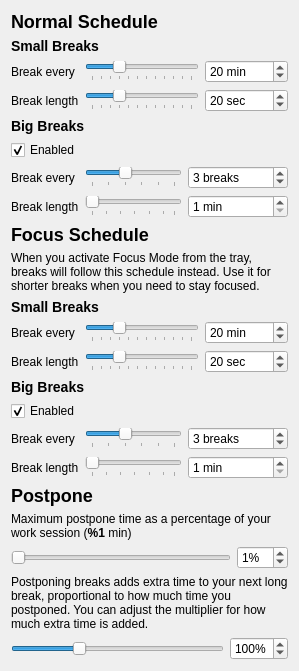
          <widget class="QWidget" name="breakPage">
           <layout class="QVBoxLayout" name="verticalLayout_1">
            <item>
             <widget class="QLabel" name="label_20">
              <property name="text">
               <string>&lt;h2&gt;Normal Schedule&lt;/h2&gt;</string>
              </property>
             </widget>
            </item>
            <item>
             <widget class="QLabel" name="label_21">
              <property name="text">
               <string>&lt;h3&gt;Small Breaks&lt;/h3&gt;</string>
              </property>
             </widget>
            </item>
            <item>
             <layout class="QGridLayout" name="gridLayout_2">
              <item row="1" column="2">
               <widget class="QSpinBox" name="smallBreakForBox">
                <property name="suffix">
                 <string> sec</string>
                </property>
                <property name="minimum">
                 <number>5</number>
                </property>
                <property name="maximum">
                 <number>65535</number>
                </property>
                <property name="value">
                 <number>20</number>
                </property>
               </widget>
              </item>
              <item row="1" column="1">
               <widget class="SteppedSlider" name="smallBreakForSlider">
                <property name="minimum">
                 <number>5</number>
                </property>
                <property name="maximum">
                 <number>60</number>
                </property>
                <property name="singleStep">
                 <number>5</number>
                </property>
                <property name="pageStep">
                 <number>5</number>
                </property>
                <property name="value">
                 <number>20</number>
                </property>
                <property name="orientation">
                 <enum>Qt::Orientation::Horizontal</enum>
                </property>
                <property name="tickPosition">
                 <enum>QSlider::TickPosition::TicksBelow</enum>
                </property>
               </widget>
              </item>
              <item row="1" column="0">
               <widget class="QLabel" name="label_4">
                <property name="toolTip">
                 <string extracomment="Tooltip for &quot;Break length&quot; config (small break)">Duration of small breaks (in seconds)</string>
                </property>
                <property name="text">
                 <string>Break length</string>
                </property>
               </widget>
              </item>
              <item row="0" column="2">
               <widget class="QSpinBox" name="smallBreakEveryBox">
                <property name="suffix">
                 <string> min</string>
                </property>
                <property name="minimum">
                 <number>5</number>
                </property>
                <property name="maximum">
                 <number>65535</number>
                </property>
                <property name="value">
                 <number>20</number>
                </property>
               </widget>
              </item>
              <item row="0" column="1">
               <widget class="SteppedSlider" name="smallBreakEverySlider">
                <property name="minimum">
                 <number>5</number>
                </property>
                <property name="maximum">
                 <number>60</number>
                </property>
                <property name="singleStep">
                 <number>5</number>
                </property>
                <property name="pageStep">
                 <number>5</number>
                </property>
                <property name="value">
                 <number>20</number>
                </property>
                <property name="orientation">
                 <enum>Qt::Orientation::Horizontal</enum>
                </property>
                <property name="tickPosition">
                 <enum>QSlider::TickPosition::TicksBelow</enum>
                </property>
                <property name="tickInterval">
                 <number>0</number>
                </property>
               </widget>
              </item>
              <item row="0" column="0">
               <widget class="QLabel" name="label_3">
                <property name="toolTip">
                 <string extracomment="Tooltip for &quot;Break every&quot; config (small break)">Length of work time between breaks</string>
                </property>
                <property name="text">
                 <string>Break every</string>
                </property>
               </widget>
              </item>
             </layout>
            </item>
            <item>
             <widget class="QLabel" name="label_22">
              <property name="text">
               <string>&lt;h3&gt;Big Breaks&lt;/h3&gt;</string>
              </property>
             </widget>
            </item>
            <item>
             <widget class="QCheckBox" name="bigBreakEnabled">
              <property name="text">
               <string>Enabled</string>
              </property>
              <property name="checked">
               <bool>true</bool>
              </property>
             </widget>
            </item>
            <item>
             <layout class="QGridLayout" name="gridLayout_5">
              <item row="0" column="2">
               <widget class="QSpinBox" name="bigBreakAfterBox">
                <property name="suffix">
                 <string> breaks</string>
                </property>
                <property name="minimum">
                 <number>1</number>
                </property>
                <property name="maximum">
                 <number>65535</number>
                </property>
                <property name="value">
                 <number>3</number>
                </property>
               </widget>
              </item>
              <item row="0" column="0">
               <widget class="QLabel" name="label_5">
                <property name="toolTip">
                 <string extracomment="Tooltip for &quot;Break every&quot; config (big break)">Every so many breaks will be a big break</string>
                </property>
                <property name="text">
                 <string>Break every</string>
                </property>
               </widget>
              </item>
              <item row="1" column="2">
               <widget class="QSpinBox" name="bigBreakForBox">
                <property name="suffix">
                 <string> min</string>
                </property>
                <property name="minimum">
                 <number>1</number>
                </property>
                <property name="maximum">
                 <number>65535</number>
                </property>
               </widget>
              </item>
              <item row="0" column="1">
               <widget class="SteppedSlider" name="bigBreakAfterSlider">
                <property name="minimum">
                 <number>1</number>
                </property>
                <property name="maximum">
                 <number>6</number>
                </property>
                <property name="pageStep">
                 <number>1</number>
                </property>
                <property name="value">
                 <number>3</number>
                </property>
                <property name="orientation">
                 <enum>Qt::Orientation::Horizontal</enum>
                </property>
                <property name="tickPosition">
                 <enum>QSlider::TickPosition::TicksBelow</enum>
                </property>
               </widget>
              </item>
              <item row="1" column="1">
               <widget class="SteppedSlider" name="bigBreakForSlider">
                <property name="minimum">
                 <number>1</number>
                </property>
                <property name="maximum">
                 <number>30</number>
                </property>
                <property name="singleStep">
                 <number>1</number>
                </property>
                <property name="pageStep">
                 <number>1</number>
                </property>
                <property name="value">
                 <number>1</number>
                </property>
                <property name="orientation">
                 <enum>Qt::Orientation::Horizontal</enum>
                </property>
                <property name="tickPosition">
                 <enum>QSlider::TickPosition::TicksBelow</enum>
                </property>
                <property name="tickInterval">
                 <number>5</number>
                </property>
               </widget>
              </item>
              <item row="1" column="0">
               <widget class="QLabel" name="label_6">
                <property name="toolTip">
                 <string extracomment="Tooltip for &quot;Break length&quot; config (big break)">Duration of big breaks (in seconds)</string>
                </property>
                <property name="text">
                 <string>Break length</string>
                </property>
               </widget>
              </item>
             </layout>
            </item>
            <item>
             <widget class="QLabel" name="label_32">
              <property name="text">
               <string>&lt;h2&gt;Focus Schedule&lt;/h2&gt;</string>
              </property>
              <property name="wordWrap">
               <bool>true</bool>
              </property>
             </widget>
            </item>
            <item>
             <widget class="QLabel" name="label_48">
              <property name="text">
               <string>When you activate Focus Mode from the tray, breaks will follow this schedule instead. Use it for shorter breaks when you need to stay focused.</string>
              </property>
              <property name="wordWrap">
               <bool>true</bool>
              </property>
             </widget>
            </item>
            <item>
             <widget class="QLabel" name="label_36">
              <property name="text">
               <string>&lt;h3&gt;Small Breaks&lt;/h3&gt;</string>
              </property>
             </widget>
            </item>
            <item>
             <layout class="QGridLayout" name="gridLayout_13">
              <item row="1" column="2">
               <widget class="QSpinBox" name="focusSmallBreakForBox">
                <property name="suffix">
                 <string> sec</string>
                </property>
                <property name="minimum">
                 <number>5</number>
                </property>
                <property name="maximum">
                 <number>65535</number>
                </property>
                <property name="value">
                 <number>20</number>
                </property>
               </widget>
              </item>
              <item row="1" column="1">
               <widget class="SteppedSlider" name="focusSmallBreakForSlider">
                <property name="minimum">
                 <number>5</number>
                </property>
                <property name="maximum">
                 <number>60</number>
                </property>
                <property name="singleStep">
                 <number>5</number>
                </property>
                <property name="pageStep">
                 <number>5</number>
                </property>
                <property name="value">
                 <number>20</number>
                </property>
                <property name="orientation">
                 <enum>Qt::Orientation::Horizontal</enum>
                </property>
                <property name="tickPosition">
                 <enum>QSlider::TickPosition::TicksBelow</enum>
                </property>
               </widget>
              </item>
              <item row="1" column="0">
               <widget class="QLabel" name="label_39">
                <property name="toolTip">
                 <string extracomment="Tooltip for &quot;Break length&quot; config (small break)">Duration of small breaks (in seconds)</string>
                </property>
                <property name="text">
                 <string>Break length</string>
                </property>
               </widget>
              </item>
              <item row="0" column="2">
               <widget class="QSpinBox" name="focusSmallBreakEveryBox">
                <property name="suffix">
                 <string> min</string>
                </property>
                <property name="minimum">
                 <number>5</number>
                </property>
                <property name="maximum">
                 <number>65535</number>
                </property>
                <property name="value">
                 <number>20</number>
                </property>
               </widget>
              </item>
              <item row="0" column="1">
               <widget class="SteppedSlider" name="focusSmallBreakEverySlider">
                <property name="minimum">
                 <number>5</number>
                </property>
                <property name="maximum">
                 <number>60</number>
                </property>
                <property name="singleStep">
                 <number>5</number>
                </property>
                <property name="pageStep">
                 <number>5</number>
                </property>
                <property name="value">
                 <number>20</number>
                </property>
                <property name="orientation">
                 <enum>Qt::Orientation::Horizontal</enum>
                </property>
                <property name="tickPosition">
                 <enum>QSlider::TickPosition::TicksBelow</enum>
                </property>
                <property name="tickInterval">
                 <number>0</number>
                </property>
               </widget>
              </item>
              <item row="0" column="0">
               <widget class="QLabel" name="label_40">
                <property name="toolTip">
                 <string extracomment="Tooltip for &quot;Break every&quot; config (small break)">Length of work time between breaks</string>
                </property>
                <property name="text">
                 <string>Break every</string>
                </property>
               </widget>
              </item>
             </layout>
            </item>
            <item>
             <widget class="QLabel" name="label_45">
              <property name="text">
               <string>&lt;h3&gt;Big Breaks&lt;/h3&gt;</string>
              </property>
             </widget>
            </item>
            <item>
             <widget class="QCheckBox" name="focusBigBreakEnabled">
              <property name="text">
               <string>Enabled</string>
              </property>
              <property name="checked">
               <bool>true</bool>
              </property>
             </widget>
            </item>
            <item>
             <layout class="QGridLayout" name="gridLayout_14">
              <item row="0" column="2">
               <widget class="QSpinBox" name="focusBigBreakAfterBox">
                <property name="suffix">
                 <string> breaks</string>
                </property>
                <property name="minimum">
                 <number>1</number>
                </property>
                <property name="maximum">
                 <number>65535</number>
                </property>
                <property name="value">
                 <number>3</number>
                </property>
               </widget>
              </item>
              <item row="0" column="0">
               <widget class="QLabel" name="label_46">
                <property name="toolTip">
                 <string extracomment="Tooltip for &quot;Break every&quot; config (big break)">Every so many breaks will be a big break</string>
                </property>
                <property name="text">
                 <string>Break every</string>
                </property>
               </widget>
              </item>
              <item row="1" column="2">
               <widget class="QSpinBox" name="focusBigBreakForBox">
                <property name="suffix">
                 <string> min</string>
                </property>
                <property name="minimum">
                 <number>1</number>
                </property>
                <property name="maximum">
                 <number>65535</number>
                </property>
               </widget>
              </item>
              <item row="0" column="1">
               <widget class="SteppedSlider" name="focusBigBreakAfterSlider">
                <property name="minimum">
                 <number>1</number>
                </property>
                <property name="maximum">
                 <number>6</number>
                </property>
                <property name="pageStep">
                 <number>1</number>
                </property>
                <property name="value">
                 <number>3</number>
                </property>
                <property name="orientation">
                 <enum>Qt::Orientation::Horizontal</enum>
                </property>
                <property name="tickPosition">
                 <enum>QSlider::TickPosition::TicksBelow</enum>
                </property>
               </widget>
              </item>
              <item row="1" column="1">
               <widget class="SteppedSlider" name="focusBigBreakForSlider">
                <property name="minimum">
                 <number>1</number>
                </property>
                <property name="maximum">
                 <number>30</number>
                </property>
                <property name="singleStep">
                 <number>1</number>
                </property>
                <property name="pageStep">
                 <number>1</number>
                </property>
                <property name="value">
                 <number>1</number>
                </property>
                <property name="orientation">
                 <enum>Qt::Orientation::Horizontal</enum>
                </property>
                <property name="tickPosition">
                 <enum>QSlider::TickPosition::TicksBelow</enum>
                </property>
                <property name="tickInterval">
                 <number>5</number>
                </property>
               </widget>
              </item>
              <item row="1" column="0">
               <widget class="QLabel" name="label_47">
                <property name="toolTip">
                 <string extracomment="Tooltip for &quot;Break length&quot; config (big break)">Duration of big breaks (in seconds)</string>
                </property>
                <property name="text">
                 <string>Break length</string>
                </property>
               </widget>
              </item>
             </layout>
            </item>
            <item>
             <widget class="QLabel" name="label_23">
              <property name="text">
               <string>&lt;h2&gt;Postpone&lt;/h2&gt;</string>
              </property>
             </widget>
            </item>
            <item>
             <widget class="DynamicLabel" name="postponeSessionRatioLabel">
              <property name="text">
               <string>Maximum postpone time as a percentage of your work session (&lt;b&gt;%1&lt;/b&gt; min)</string>
              </property>
              <property name="wordWrap">
               <bool>true</bool>
              </property>
             </widget>
            </item>
            <item>
             <layout class="QGridLayout" name="gridLayout_3">
              <property name="verticalSpacing">
               <number>12</number>
              </property>
              <item row="0" column="0">
               <widget class="QSlider" name="postponeMaxMinuteSlider">
                <property name="minimum">
                 <number>1</number>
                </property>
                <property name="orientation">
                 <enum>Qt::Orientation::Horizontal</enum>
                </property>
               </widget>
              </item>
              <item row="0" column="1">
               <widget class="QSpinBox" name="postponeMaxMinuteBox">
                <property name="suffix">
                 <string notr="true">%</string>
                </property>
                <property name="value">
                 <number>1</number>
                </property>
               </widget>
              </item>
             </layout>
            </item>
            <item>
             <widget class="QLabel" name="label_81">
              <property name="text">
               <string>Postponing breaks adds extra time to your next long break, proportional to how much time you postponed. You can adjust the multiplier for how much extra time is added.</string>
              </property>
              <property name="wordWrap">
               <bool>true</bool>
              </property>
             </widget>
            </item>
            <item>
             <layout class="QGridLayout" name="gridLayout_27">
              <property name="verticalSpacing">
               <number>12</number>
              </property>
              <item row="0" column="0">
               <widget class="QSlider" name="postponeExtendBreakSlider">
                <property name="minimum">
                 <number>10</number>
                </property>
                <property name="maximum">
                 <number>300</number>
                </property>
                <property name="value">
                 <number>100</number>
                </property>
                <property name="orientation">
                 <enum>Qt::Orientation::Horizontal</enum>
                </property>
               </widget>
              </item>
              <item row="0" column="1">
               <widget class="QSpinBox" name="postponeExtendBreakBox">
                <property name="suffix">
                 <string notr="true">%</string>
                </property>
                <property name="minimum">
                 <number>10</number>
                </property>
                <property name="maximum">
                 <number>300</number>
                </property>
                <property name="value">
                 <number>100</number>
                </property>
               </widget>
              </item>
             </layout>
            </item>
           </layout>
          </widget>
